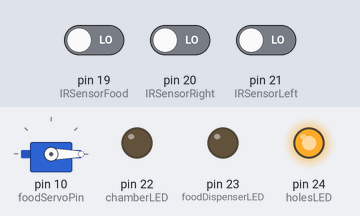
Simulated run of this sketch. Board: Arduino Mega 2560, built with avr-gcc and run on an emulated ATmega2560. Shown: servo, output pins drawn as LEDs (lit = HIGH). The test bench sets the inputs (shaded band); at power-on: pin 20 (IRSensorRight) LOW, pin 21 (IRSensorLeft) LOW, pin 19 (IRSensorFood) LOW. Storage starts empty; random numbers use the default seed unless the sketch sets one.

Above: at 4.3 s.
4.4 s: pin 20 (IRSensorRight) driven HIGH
At 4.9 s:
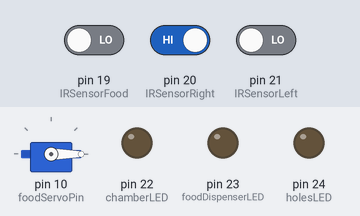
5.9 s: pin 21 (IRSensorLeft) driven HIGH
At 8.1 s:
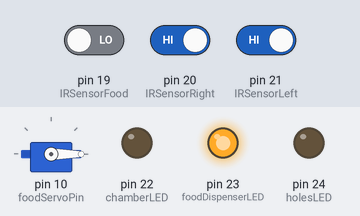
8.9 s: pin 19 (IRSensorFood) driven HIGH
At 9.6 s:
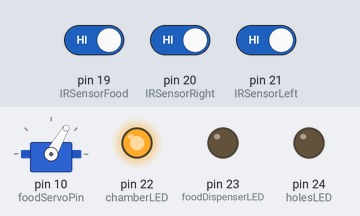
10.4 s: pin 19 (IRSensorFood) driven LOW
At 13.2 s:
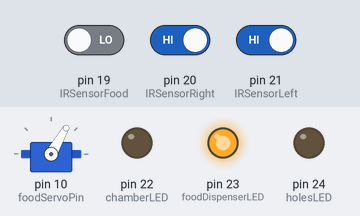
13.4 s: pin 19 (IRSensorFood) driven HIGH
At 14.2 s:
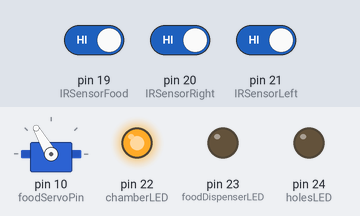
14.9 s: pin 19 (IRSensorFood) driven LOW
At 17.3 s:
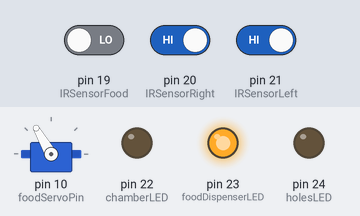
Timing chart, 0 to 18.8 s (numbered marks = the images above; inputs shaded):
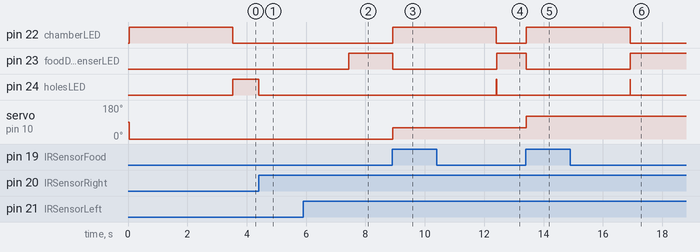

Measured:
- after the input at 4.4 s, pin 24 (holesLED): HIGH → LOW at once
- after the input at 5.9 s, pin 23 (foodDispenserLED): LOW → HIGH after 1.5 s
- after the input at 8.9 s, pin 22 (chamberLED): LOW → HIGH at once; pin 23 (foodDispenserLED): HIGH → LOW at once; servo on pin 10 (foodServoPin): 0° → 60° at once
- after the input at 10.4 s, pin 23 (foodDispenserLED): LOW → HIGH after 2.0 s
- after the input at 13.4 s, pin 22 (chamberLED): LOW → HIGH at once; pin 23 (foodDispenserLED): HIGH → LOW at once; servo on pin 10 (foodServoPin): 60° → 120° at once
- after the input at 14.9 s, pin 23 (foodDispenserLED): LOW → HIGH after 2.0 s

The sketch:

code_for_chamber.ino
```cpp
/* Things to do */
// Omission count not working yet
// to add stim generator for training sessions.


/* Some commonly used functions
  Serial2.println("xyz")  --> Print the statement or variable values to the serial monitor
  myFile.print            --> Print the statement or variable values to the text file in SD card
  millis()                --> Returns the number of milliseconds passed since the Arduino board began running the current program.
  digitalWrite( pin, HIGH)--> Write a HIGH or a LOW value to a digital output pin.
  digitalRead(pin)        --> Reads the value from a specified digital pin.
*/

  /*          PINS            */
#include <Servo.h>            // import library for Servo Control
#include <SPI.h>              // import library for SPI communication with SD card Module
#include <SD.h>               // import library to read and write on SD card.
File myFile;

Servo foodServo;
int foodServoPin = 10;        // Food dispenser servo
int IRSensorLeft = 21;        // IR Sensor at the leftmost hole
int IRSensorRight = 20;       // IR Sensor at the rightmost hole
int IRSensorFood = 19;        // IR Sensor at the food dispenser hole
int chamberLED = 22;          // Chamber LEDs
int foodDispenserLED = 23;    // Food tray LED
int holesLED = 24;            // LEDs in the Holes


/* Varibles to count number of pokes using interrupts */
int NoOfTrials = 0;
int countL = 0;               // Total count of Left hole pokes
int countR = 0;               // Total count of Right hole pokes
int countF = 0;               // Total count of Food Dispenser hole pokes
int countCorrectL = 0;        // count of correct pokes in left hole
int countCorrectR = 0;        // count of correct pokes in right hole
int countIncorrectL = 0;      // count of incorrect pokes in left hole
int countIncorrectR = 0;      // count of incorrect pokes in right hole
int countPrematureL = 0;      // count of Premature(before the stimulus was sent) pokes in left hole
int countPrematureR = 0;      // count of Premature(before the stimulus was sent) pokes in right hole
int countPrematureF = 0;      // count of Premature(before the poking in the correct hole) pokes in Food Dispenser hole
unsigned long pokeTime = 0;   // stores the time when hole was poked
int countOmission = 0;        // count of Omissions: when rat does nothing after the stimulus is sent.
bool stimSent = false;        // boolean to keep track of the period before and after sending stimulus
bool foodTray = false;        // boolean to keep track of the period during which it is supposed to collect food.
bool Omission = false;        // boolean to keep track of Omission: any kind of activity after stimulus is sent.

/* The ratio of stimulus to be sent */
int random_ratio = 50;


/* Start Time Variables */
unsigned long startTime1;
unsigned long startTime2;
unsigned long startTime3;
/* Defining the Dealy times */

/* Delay Variables in milliseconds */
const unsigned long HolesLightsON_delay = 3000;
const unsigned long FoodTrayLightsON_delay = 3000;
const unsigned long IncorrectResponseTimeOut_delay = 3000;
const unsigned long InertialInterval_delay = 3000;
const unsigned long StimulusDuration_delay = 500;

int stim; //stores the values of stimulus, 0=left, 1=right


void setup() {

  Serial2.begin(9600);                 //Initializing Serial communication on Pins TX2,RX2 (16,17)
  while (!Serial2) {
    ; // wait for serial port to connect. Needed for native USB port only
  }

  /* checking if SD card is connected */
  Serial2.print("Initializing SD card...");

  if (!SD.begin(53)) {
    Serial2.println("initialization failed!");
    while (1);
  }
  Serial2.println("initialization done.");

  sdWriteHead();

  //Defining mode of pins as input/output
  pinMode (IRSensorLeft, INPUT);
  pinMode (IRSensorRight, INPUT);
  pinMode (IRSensorFood, INPUT);
  pinMode (chamberLED, OUTPUT);
  pinMode (foodDispenserLED, OUTPUT);
  pinMode (holesLED, OUTPUT);
  foodServo.attach(foodServoPin);
  foodServo.write(0);

  Serial2.println("started");

  // Interrupts to count the number of pokes(correct, incorrect and premature pokes)
  attachInterrupt(digitalPinToInterrupt(IRSensorLeft), LeftHole, RISING);
  attachInterrupt(digitalPinToInterrupt(IRSensorRight), RightHole, RISING);
  attachInterrupt(digitalPinToInterrupt(IRSensorFood), FoodHole, RISING);
}


void loop() {
  NoOfTrials++;                        //increasing the number of trial no. at the start of each trial
  digitalWrite(chamberLED, HIGH);
  digitalWrite(foodDispenserLED, LOW);
  digitalWrite(holesLED, LOW);
  customDelay(InertialInterval_delay); //added the inertial delay here.
  stim = generateRand();               //  0 = O-stim = left, 1 = S-stim = right

  Serial2.print("stimulus sent = ");
  Serial2.println(stim);               //send this out to the other arduino to deliver stimulus.

  Omission = true;
  stimSent=true;
  customDelay(StimulusDuration_delay); //added delay for duration of stimulous if required.

  digitalWrite(chamberLED, LOW);
  digitalWrite(holesLED, HIGH);

  startTime1 = millis();
  while (millis() - startTime1 <= HolesLightsON_delay) {
    if (stim) Right();                 //When stimulus corresponding to the right hole is provided
    else Left();                       //When stimulus corresponding to the left hole is provided
  }
  Serial2.println(" end ");

  if(Omission) countOmission++;
  stimSent=false;
}

/* Functions Left() and Right() contain all the checks corresponding to the signal that has been sent. */

void Left() {
  delay(10);
  if (digitalRead(IRSensorLeft)) {         //checking for left hole poke
    correctResponse();
  }
  else if (digitalRead(IRSensorRight)) {   //checking for right hole poke
    incorrectResponse();
  }
}

void Right() {
  delay(10);
  if (digitalRead(IRSensorRight)) {
    correctResponse();
  }
  else if (digitalRead(IRSensorLeft)) {
    incorrectResponse();
  }
}

void correctResponse() {
  foodTray =true;                      //the rat is now eligible to poke in food tray
  if(stim ==0) countCorrectL++;        //increasing the count for correct response corresponding to the stimulus sent.
  else countCorrectR++;

  Serial2.println("correct response");
  digitalWrite(holesLED, LOW);
  digitalWrite(foodDispenserLED, HIGH);

  startTime2 = millis();
  while (millis() - startTime2 <= FoodTrayLightsON_delay) {
    if (digitalRead(IRSensorFood)
    ) {
      servoControl();                   // send off the signal to food dispenser servo;
      digitalWrite(foodDispenserLED, LOW);
      break;
    }
  }
  startTime1 = startTime1 + HolesLightsON_delay; //to end the loop.
  foodTray = false;                     //the rat is now not eligible to poke in food tray
}

void incorrectResponse() {
  if(stim ==0) countIncorrectR++;                 //increasing the count for incorrect response corresponding to the stimulus sent.
  else countIncorrectL++;
  Serial2.println("incorrect response");
  digitalWrite(holesLED, LOW);
  customDelay(IncorrectResponseTimeOut_delay);
  startTime1 = startTime1 + HolesLightsON_delay;  //to end the wait of response and start a new loop.
}

void LeftHole() {
  pokeTime=millis();  //storing the exact poke Time
  countL++;
  printCounts();
  if(stimSent == false) countPrematureL++; //increasing the number of premature counts
  Omission = false;
}
void RightHole() {
  pokeTime=millis();
  countR++;
  printCounts();
  if(stimSent == false) countPrematureR++;
  Omission = false;
}
void FoodHole() {
  pokeTime=millis();
  countF++;
  printCounts();
  if(foodTray == false) countPrematureF++;
  Omission = false;
}

void printCounts() {      //function for printing all the counts to serial monitor

  sdWrite();              //writing the data to the SD Card
  //Serial2.println("Printed data to SD Card");
  Serial2.print("Trial No. = ");
  Serial2.print(NoOfTrials);
  Serial2.print(" count L = ");
  Serial2.print(countL);
  Serial2.print(" R = ");
  Serial2.print(countR);
  Serial2.print(" F = ");
  Serial2.println(countF);
//  Serial2.print(" CorrectL ");
//  Serial2.print(countCorrectL);
//  Serial2.print(" CorrectR ");
//  Serial2.print(countCorrectR);
//  Serial2.print(" IncorrectL ");
//  Serial2.print(countIncorrectL);
//  Serial2.print(" IncorrectR ");
//  Serial2.print(countIncorrectR);
//  Serial2.print(" PrematureL ");
//  Serial2.print(countPrematureL);
//  Serial2.print(" PrematureR ");
//  Serial2.print(countPrematureR);
//  Serial2.print(" PrematureF ");
//  Serial2.print(countPrematureF);
//  Serial2.print(" Omission ");
//  Serial2.print(countOmission);
//  Serial2.print(" pokeTime ");
//  Serial2.print(pokeTime);
//  Serial2.println(" ms ");
}

int generateRand() {     //generates a random number 0 or 1 according to the ratio
  int x = random(0, 100);
  if (x > random_ratio)
    return 1;
  else return 0;
}

void servoControl() {    // function to control servo
  int angle = foodServo.read();
  foodServo.write((angle + 60) % 180);
  Serial2.println("food delivered");
}

void customDelay(int delayTime) {
  startTime3 = millis();
  while (millis() - startTime3 <= delayTime) {
  }
}

void sdWriteHead() {      //Writes the heading of all the data to the sd card seprated with comma

  myFile = SD.open("test7.csv", FILE_WRITE);   //insert name of the file here

  // if the file opened okay, write to it:
  if (myFile) {
    myFile.println("Trial_Number,countL,countR,countF,countCorrectL,countCorrectR,countIncorrectL,countIncorrectR,countPrematureL,countPrematureR,countPrematureF,countOmission,pokeTime");
    // close the file:
    myFile.close();
  } else {
    // if the file didn't open, print an error:
    Serial2.println("error opening the text file");
  }

}

void sdWrite() {         //Writes all the data to the sd card seprated with comma

  myFile = SD.open("test7.csv", FILE_WRITE);       //insert name of the file here

  // if the file opened okay, write to it:
  if (myFile) {
    myFile.print(NoOfTrials);
    myFile.print(",");
    myFile.print(countL);
    myFile.print(",");
    myFile.print(countR);
    myFile.print(",");
    myFile.print(countF);
    myFile.print(",");
    myFile.print(countCorrectL);
    myFile.print(",");
    myFile.print(countCorrectR);
    myFile.print(",");
    myFile.print(countIncorrectL);
    myFile.print(",");
    myFile.print(countIncorrectR);
    myFile.print(",");
    myFile.print(countPrematureL);
    myFile.print(",");
    myFile.print(countPrematureR);
    myFile.print(",");
    myFile.print(countPrematureF);
    myFile.print(",");
    myFile.print(countOmission);
    myFile.print(",");
    myFile.print(pokeTime);
    myFile.println(" ms");
    // close the file:
    myFile.close();
  } else {
    // if the file didn't open, print an error:
    Serial2.println("error opening the text file");
  }
}
```
